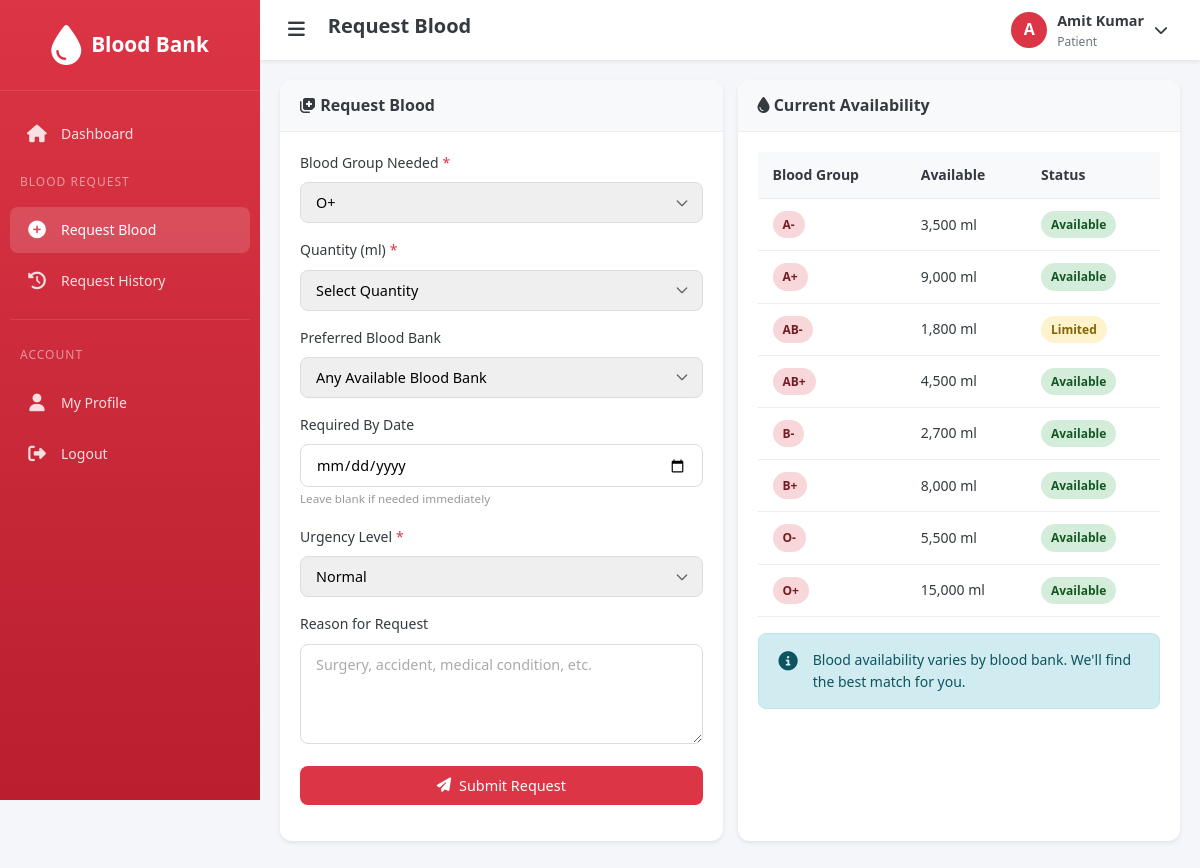
Page /patient/request.php (signed in) on the committed database.
### tables this page shows
CREATE TABLE patient (
    id INT PRIMARY KEY AUTO_INCREMENT,
    user_id INT NOT NULL,
    blood_group_id INT,
    age INT,
    gender ENUM('Male', 'Female', 'Other'),
    address VARCHAR(255),
    disease VARCHAR(255),
    created_at TIMESTAMP DEFAULT CURRENT_TIMESTAMP,
    FOREIGN KEY (user_id) REFERENCES users(id) ON DELETE CASCADE,
    FOREIGN KEY (blood_group_id) REFERENCES blood_group(id) ON DELETE SET NULL
);

CREATE TABLE blood_group (
    id INT PRIMARY KEY AUTO_INCREMENT,
    group_name VARCHAR(10) NOT NULL UNIQUE
);

### config/functions.php (called while the page is built, shortened)
<?php
require_once __DIR__ . '/database.php';
function getBloodGroups() {
    global $conn;
    $result = mysqli_query($conn, "SELECT * FROM blood_group ORDER BY group_name");
    return mysqli_fetch_all($result, MYSQLI_ASSOC);
}
function getBloodStockSummary($bloodBankId = null) {
    global $conn;
    $query = "SELECT bg.id, bg.group_name, COALESCE(SUM(bs.quantity_ml), 0) as total_quantity
              FROM blood_group bg
              LEFT JOIN blood_stock bs ON bg.id = bs.blood_group_id";
    $query .= " GROUP BY bg.id, bg.group_name ORDER BY bg.group_name";
    $result = mysqli_query($conn, $query);
    return mysqli_fetch_all($result, MYSQLI_ASSOC);
}
function getPatientByUserId($userId) {
    global $conn;
    $userId = (int)$userId;
    $result = mysqli_query($conn, "SELECT p.*, u.name, u.email, u.phone, u.status, u.created_at, bg.group_name
                                   FROM patient p
                                   JOIN users u ON p.user_id = u.id
                                   LEFT JOIN blood_group bg ON p.blood_group_id = bg.id
                                   WHERE p.user_id = $userId");
    return mysqli_fetch_assoc($result);
}
?>

### config/session.php (called while the page is built, shortened)
<?php
function getUserId() {
    return $_SESSION['user_id'] ?? null;
}
?>

### patient/request.php (the view, shortened to what this page needs)
<?php
require_once '../includes/header.php';
$bloodGroups = getBloodGroups();
$bloodStock = getBloodStockSummary();
require_once '../includes/patient_sidebar.php';
?>
<div class="form-row">
    <div class="card">
        <div class="card-header">
            <h3><i class="fas fa-notes-medical"></i> Request Blood</h3>
        </div>
        <div class="card-body">
            <form method="POST" action="" data-validate>
                <div class="form-group">
                    <label for="blood_group_id" class="required">Blood Group Needed</label>
                    <select id="blood_group_id" name="blood_group_id" class="form-control" required>
                        <?php foreach ($bloodGroups as $bg): ?>
                            <option value="<?php echo $bg['id']; ?>"
                                <?php echo ($patientInfo['blood_group_id'] ?? 0) == $bg['id'] ? 'selected' : ''; ?>>
                                <?php echo $bg['group_name']; ?>
                            </option>
                        <?php endforeach; ?>
                    </select>
                </div>
                <div class="form-group">
                    <label for="quantity" class="required">Quantity (ml)</label>
                    <select id="quantity" name="quantity" class="form-control" required>
                        <option value="">Select Quantity</option>
                    </select>
                </div>
                <div class="form-group">
                    <label for="blood_bank_id">Preferred Blood Bank</label>
                    <select id="blood_bank_id" name="blood_bank_id" class="form-control">
                        <option value="">Any Available Blood Bank</option>
                    </select>
                </div>
                <div class="form-group">
                    <label for="required_date">Required By Date</label>
                    <input type="date" id="required_date" name="required_date" class="form-control" min="<?php echo date('Y-m-d'); ?>">
                    <small class="text-muted">Leave blank if needed immediately</small>
                </div>
                <div class="form-group">
                    <label for="urgency" class="required">Urgency Level</label>
                    <select id="urgency" name="urgency" class="form-control" required>
                        <option value="normal">Normal</option>
                    </select>
                </div>
                <div class="form-group">
                    <label for="reason">Reason for Request</label>
                    <textarea id="reason" name="reason" class="form-control" rows="3"
                              placeholder="Surgery, accident, medical condition, etc."></textarea>
                </div>
                <div class="form-group">
                    <button type="submit" class="btn btn-primary btn-block">
                        <i class="fas fa-paper-plane"></i> Submit Request
                    </button>
                </div>
            </form>
        </div>
    </div>
    <div class="card">
        <div class="card-header">
            <h3><i class="fas fa-tint"></i> Current Availability</h3>
        </div>
        <div class="card-body">
            <table class="table">
                <thead>
                    <tr>
                        <th>Blood Group</th>
                        <th>Available</th>
                        <th>Status</th>
                    </tr>
                </thead>
                <tbody>
                    <?php foreach ($bloodStock as $stock): ?>
                        <tr>
                            <td><span class="badge badge-danger"><?php echo $stock['group_name']; ?></span></td>
                            <td><?php echo number_format($stock['total_quantity']); ?> ml</td>
                            <td>
                                <?php if ($stock['total_quantity'] >= 2000): ?>
                                    <span class="badge badge-success">Available</span>
                                <?php elseif ($stock['total_quantity'] >= 500): ?>
                                    <span class="badge badge-warning">Limited</span>
                                <?php else: ?>
                                    <span class="badge badge-danger">Low</span>
                                <?php endif; ?>
                            </td>
                        </tr>
                    <?php endforeach; ?>
                </tbody>
            </table>
            <div class="alert alert-info mt-2">
                <i class="fas fa-info-circle"></i>
                <span>Blood availability varies by blood bank. We'll find the best match for you.</span>
            </div>
        </div>
    </div>
</div>
    </div>
</main>
<?php require_once '../includes/footer.php'; ?>

### assets/css/style.css (style rules this page uses)
:root { --primary-color: #dc3545; --primary-dark: #c82333; --primary-light: #f8d7da; --secondary-color: #6c757d; --success-color: #28a745; --warning-color: #ffc107; --danger-color: #dc3545; --info-color: #17a2b8; --light-color: #f8f9fa; --dark-color: #343a40; --white: #ffffff; --black: #000000; --sidebar-width: 260px; --header-height: 60px; --shadow-sm: 0 2px 4px rgba(0, 0, 0, 0.08); --shadow-md: 0 4px 12px rgba(0, 0, 0, 0.12); --shadow-lg: 0 8px 24px rgba(0, 0, 0, 0.16); --border-radius: 8px; --border-radius-lg: 12px; --transition: all 0.3s ease; --font-family: "Segoe UI", Tahoma, Geneva, Verdana, sans-serif; }
* { margin: 0; padding: 0; box-sizing: border-box; }
html { scroll-behavior: smooth; }
body { font-family: var(--font-family); font-size: 14px; line-height: 1.6; color: var(--dark-color); background-color: #f4f6f9; min-height: 100vh; }
h1, h2, h3, h4, h5, h6 { font-weight: 600; line-height: 1.3; margin-bottom: 0.5rem; }
h3 { font-size: 1.5rem; }
.card { background: var(--white); border-radius: var(--border-radius-lg); box-shadow: var(--shadow-sm); margin-bottom: 20px; overflow: hidden; }
.card-header { padding: 15px 20px; border-bottom: 1px solid #eee; display: flex; align-items: center; justify-content: space-between; background: var(--light-color); }
.card-header h3 { font-size: 1rem; margin: 0; }
.card-body { padding: 20px; }
.table { width: 100%; border-collapse: collapse; margin-bottom: 1rem; }
.table th, .table td { padding: 12px 15px; text-align: left; border-bottom: 1px solid #eee; }
.table th { background: var(--light-color); font-weight: 600; color: var(--dark-color); white-space: nowrap; }
.form-group { margin-bottom: 1rem; }
.form-group label { display: block; margin-bottom: 0.5rem; font-weight: 500; color: var(--dark-color); }
.form-group label.required::after { content: "*"; color: var(--danger-color); margin-left: 4px; }
.form-control { width: 100%; padding: 10px 15px; font-size: 0.9rem; border: 1px solid #ddd; border-radius: var(--border-radius); transition: var(--transition); font-family: inherit; }
.form-control::placeholder { color: #aaa; }
select.form-control { cursor: pointer; appearance: none; background-repeat: no-repeat; background-position: right 12px center; background-size: 16px; padding-right: 40px; }
textarea.form-control { min-height: 100px; resize: vertical; }
.form-row { display: grid; grid-template-columns: repeat(auto-fit, minmax(250px, 1fr)); gap: 15px; }
.btn { display: inline-flex; align-items: center; justify-content: center; gap: 8px; padding: 10px 20px; font-size: 0.9rem; font-weight: 500; border: none; border-radius: var(--border-radius); cursor: pointer; transition: var(--transition); font-family: inherit; text-align: center; }
.btn-primary { background: var(--primary-color); color: var(--white); }
.btn-block { width: 100%; }
.badge { display: inline-flex; align-items: center; padding: 4px 10px; font-size: 0.75rem; font-weight: 600; border-radius: 20px; text-transform: capitalize; }
.badge-success { background: #d4edda; color: #155724; }
.badge-warning { background: #fff3cd; color: #856404; }
.badge-danger { background: #f8d7da; color: #721c24; }
.alert { padding: 15px 20px; border-radius: var(--border-radius); margin-bottom: 20px; display: flex; align-items: flex-start; gap: 15px; }
.alert i { font-size: 1.2rem; margin-top: 2px; }
.alert-info { background: #d1ecf1; color: #0c5460; border: 1px solid #bee5eb; }
.text-muted { color: #999; }
.mt-2 { margin-top: 1rem; }

### rows in the picture
patient: blood_group_id "O+"
blood_group: group_name "A-", total_quantity "3,500", shows "Available"
blood_group: group_name "A+", total_quantity "9,000", shows "Available"
blood_group: group_name "AB-", total_quantity "1,800", shows "Limited"
blood_group: group_name "AB+", total_quantity "4,500", shows "Available"
blood_group: group_name "B-", total_quantity "2,700", shows "Available"
blood_group: group_name "B+", total_quantity "8,000", shows "Available"
blood_group: group_name "O-", total_quantity "5,500", shows "Available"
blood_group: group_name "O+", total_quantity "15,000", shows "Available"

### other values in the picture
$pageTitle "Request Blood"
$userInitial "A"
getUserName() "Amit Kumar"
